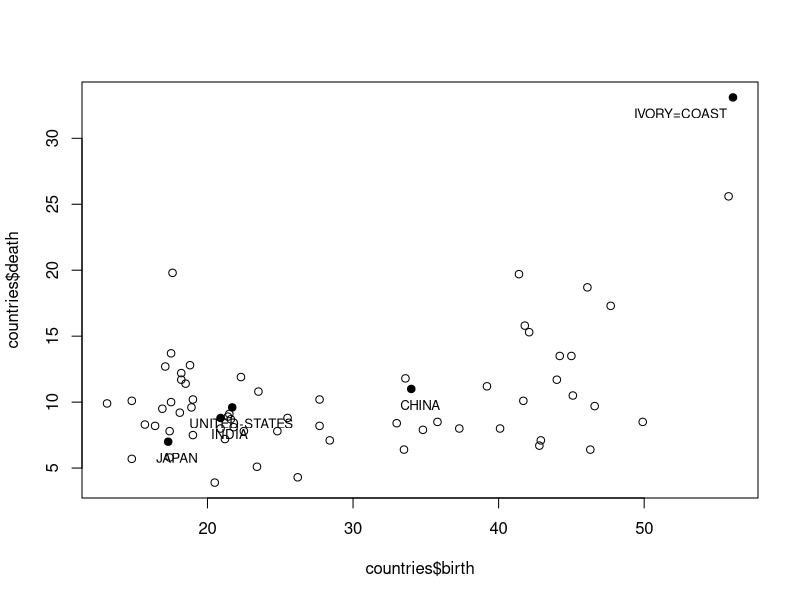
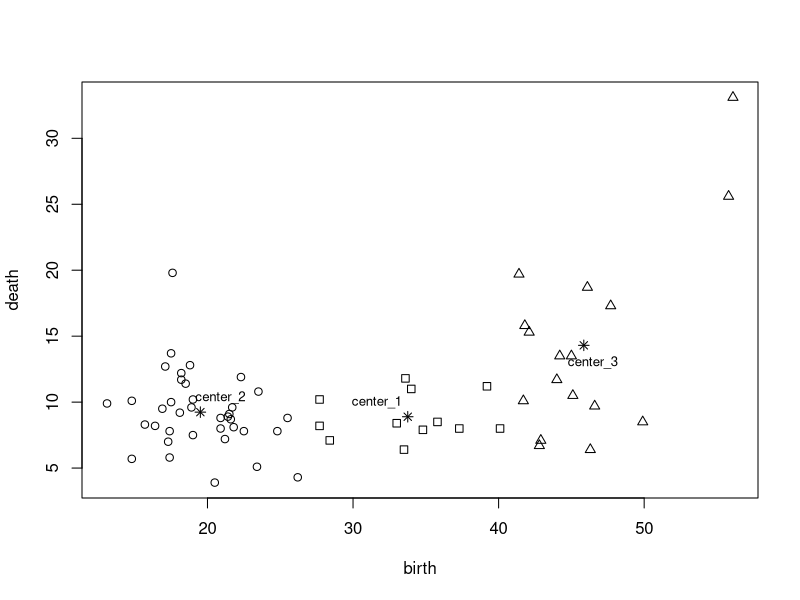
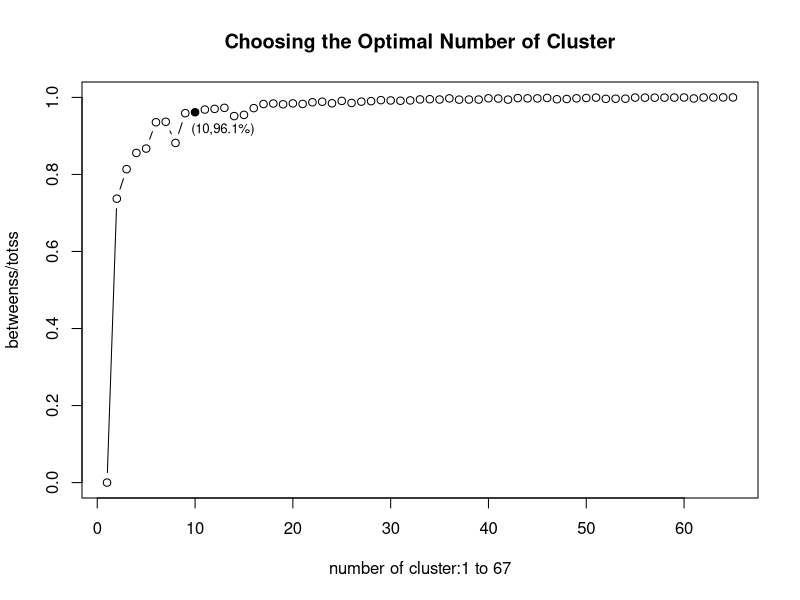
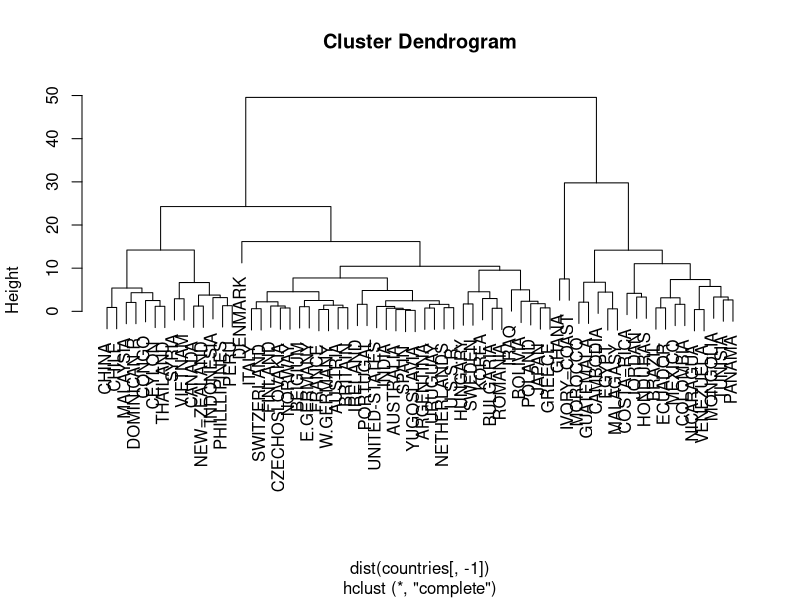
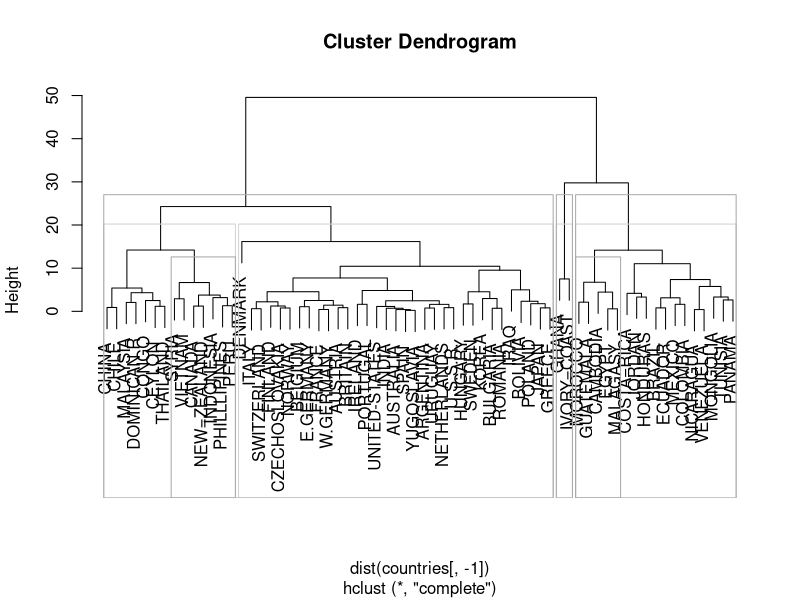

Recreate these plots in R, in order.

# 大数据分析实验 段晶晶 2020.04.09

# 设置工作空间
setwd("C:\\Users\\Jayce\\Documents\\RStudioWorkspace\\dsj07")

countries<-read.csv("countries.csv") #读取数据集

# 用dim()和head()函数查看数据的大体情况
dim(countries)
head(countries)

# 对该数据集进行命名处理
names(countries)<-c("country","birth","death") #设置三个变量名字
var<-countries$country #取变量country 的值赋值给var
var<-as.character(var) #将赋的值变为字符型
head(var)
#将数据集countries 的行名命名为相应国家名
for(i in 1:66) row.names(countries)[i]=var[i]
head(countries)
head(countries)

# 将数据集中的样本点进行可视化
plot(countries$birth,countries$death) #画出所有66 个国家和地区的样本点
c<-which(countries$country=="CHINA") #获取中国在数据集中的位置
f<-which(countries$country=="INDIA")
g<-which(countries$country=="UNITED-STATES")
h<-which(countries$country=="JAPAN")
m<-which.max(countries$birth) #获取出生率最高的国家在数据集中的位置
points(countries[c(c,f,g,h,m),-1],pch=16)#以实心圆点标出如上国家和地区的样本点
legend(countries$birth[c],countries$death[c],"CHINA",bty="n",xjust=0.5,cex=0.8) 
#标出中国样本点的图例，图框默认， xjust ：legend 相对于x 轴的对其方式0：
# 左对齐，0.5：居中对齐，1：右对齐，字符大小为0.8
legend(countries$birth[f],countries$death[f],"INDIA",bty="n",xjust=0.5,cex =0.8)
legend(countries$birth[g],countries$death[g],"UNITED-STATES",bty="n",xjust =0.5,cex=0.8)
legend(countries$birth[h],countries$death[h],"JAPAN",bty="n",xjust=0.5,cex =0.8)
legend(countries$birth[m],countries$death[m],countries$country[m],bty="n", xjust=1,cex=0.8)

# 进行K-means 聚类并输出聚类结果
fit_kml<-kmeans(countries[,-1],center=3) #用kmeans 算法对countries 数据集进行聚类，center：中心点
print(fit_kml)

# 查看各类中心点的坐标
fit_kml$centers

# 对聚类相关信息的查看
#分别输出本次聚类的总平方和，组内平方和的总和，以及组间平方和
fit_kml$totss;fit_kml$tot.withinss;fit_kml$betweenss 

fit_kml$betweenss+fit_kml$tot.withinss #计算组间及组内平和的总和

# 将均值聚类结果进行可视化
plot(countries[,-1],pch=(fit_kml$cluster-1)) #将countries 数据集中聚为3 类的样本点以3 种不同形状表示
points(fit_kml$centers,pch=8) #将3 类别的中心点以星号标示
#对类别1 的中心点添加标注
legend(fit_kml$centers[1,1],fit_kml$centers[1,2],"center_1",bty="n",xjust=1,yjust=0,cex=0.8)
legend(fit_kml$centers[2,1]-2,fit_kml$centers[2,2],"center_2",bty="n",xjust=0,yjust=0,cex=0.8)
legend(fit_kml$centers[3,1],fit_kml$centers[3,2],"center_3",bty="n",xjust=0.5,cex=0.8)

# 聚类优度的分析
# 通过1 到65 的循环找出最优的类别数。
result<-rep(0,65)
for(k in 1:65) #对类别数k 取1 至65 进行循环
{fit_km=kmeans(countries[,-1],center=k) #取类别数k，进行k 均值聚类
result[k]<-fit_km$betweenss/fit_km$totss}#计算类别数为k 时的聚类优度，存入result 中
round(result,2) #输出计算所得result,取小数位后两位的结果
round(result,2)

length(result)
# 对上述的结果进行绘图处理

# 对result 简单制图，type 设置画图的类型为b（b 同时画点和线，但点线不相交）
plot(
  1:65,
  result,
  type="b",
  main="Choosing the Optimal Number of Cluster", 
  xlab="number of cluster:1 to 67",
  ylab="betweenss/totss")

#将类别数为10 的点用实心圆标出
points(10,result[10],pch=16) 

#对类别数为10 的点给出其坐标标注（x,y）,x 为其类别数10，y 为其聚类优度（%）
legend(10,result[10],paste("(10,",sprintf("%.1f%%",result[10]*100),")",sep=""),bty="n",xjust=0.3,cex=0.8)

# 取类别数为10 进行重新聚类

fit_km2=kmeans(countries[,-1],center=10) #取类别数参数center 为10，进行k 均值聚类
cluster_CHINA=fit_km2$cluster[which(countries$country=="CHINA")]
#获取中国大陆所属类别，记入cluster_CHINA 变量
which(fit_km2$cluster==cluster_CHINA)#选择出与中国同类别的国家和地区
which(fit_km2$cluster==cluster_CHINA)#选择出与中国同类别的国家和地区
# 完成


# 习题
dim(countries) # 数据情况查看
head(countries)
names(countries)<-c("country","birth","death") # 设置列名
var<-as.character(countries$country)
head(var) # 查看
for(i in 1:66) row.names(countries)[i]=var[i]
head(countries)
fit_hc=hclust(dist(countries[,-1])) # 层次聚类
print(fit_hc) # 打印聚类结果
plot(fit_hc) #结果可视化
group_k3=cutree(fit_hc,k=3) # 剪枝处理
group_k3
# 利用剪枝函数中的参数h控制输出Height=18时的系谱聚类结果
group_h18=cutree(fit_hc,h=18)
group_h18
sapply(unique(group_k3),function(g)countries$country[group_k3==g])
plot(fit_hc)
rect.hclust(fit_hc,k=4,border="light grey")
rect.hclust(fit_hc,k=3,border="dark grey")
rect.hclust(fit_hc,k=7,which=c(2,6),border="darkgrey")
